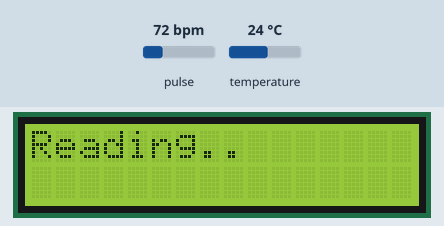
This sketch was run on a simulated Arduino Uno, built with avr-gcc and run on an emulated ATmega328P. Parts: 16×2 character LCD. Inputs (shaded band) come from the test bench; at power-on: pulse 72 bpm, temperature 24 °C. What the sketch prints to the serial monitor is not drawn.

Above: at 1.2 s.
1.3 s: pulse set to 130 bpm
At 3.2 s:
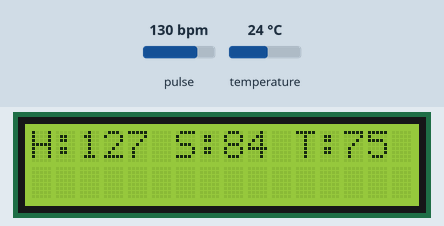
4.3 s: temperature set to 41 °C
At 5.1 s:
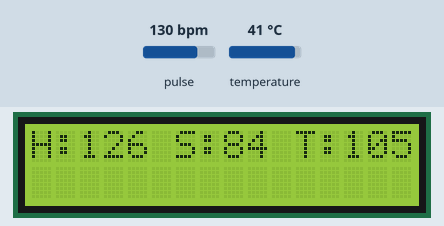
7.3 s: pulse set to 59 bpm
At 8.7 s:
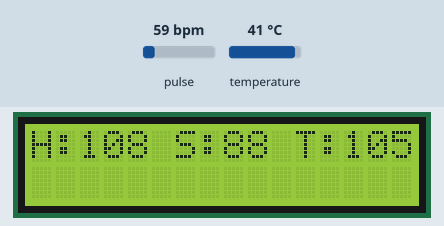
10.3 s: temperature set to 12 °C
At 11.6 s:
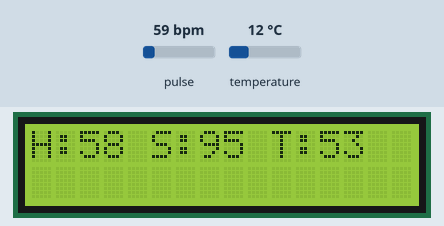
12.6 s: temperature set to 41 °C
At 13.1 s:
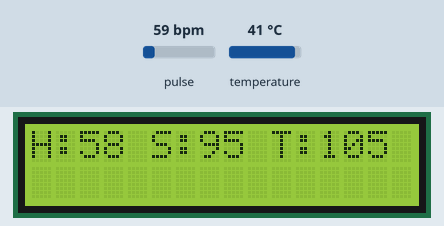
Timing chart, 0 to 15.6 s (numbered marks = the images above; inputs shaded):
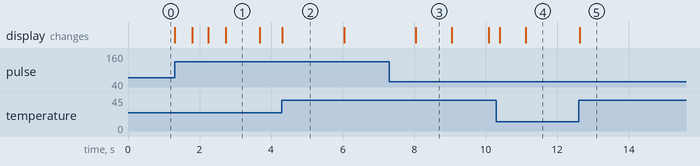

The sketch:

health_monitor.ino
```cpp
#include <Wire.h>
#include "MAX30105.h"
#include "heartRate.h"
MAX30105 particleSensor;
#include <LiquidCrystal.h>
const int rs = 8, en = 9, d4 = 10, d5 = 11, d6 = 12, d7 = 13;
LiquidCrystal lcd(rs, en, d4, d5, d6, d7);
const byte RATE_SIZE = 4; //Increase this for more averaging. 4 is good.
byte rates[RATE_SIZE]; //Array of heart rates
byte rateSpot = 0;
long lastBeat = 0; //Time at which the last beat occurred
float beatsPerMinute;
int beatAvg;
int tempF,spo2;
int fs=0;
void setup()
{
  Serial.begin(9600);
  lcd.begin(16,2);
  lcd.print("WELCOME");
  particleSensor.begin(Wire, I2C_SPEED_FAST);
  particleSensor.setup(); //Configure sensor with default settings
  particleSensor.setPulseAmplitudeRed(0x0A); //Turn Red LED to low to indicate sensor is running
  particleSensor.setPulseAmplitudeGreen(0); //Turn off Green LED
  particleSensor.enableDIETEMPRDY();
  Serial.println("WELCOME");
}
void loop()
{
  long irValue = particleSensor.getIR();
  //Serial.println(irValue);
  if (irValue < 50000)
  {
    if(fs==1)
    {
    fs=0;
    lcd.clear();
    lcd.print(" No finger?");
    beatAvg=0;
    }
  }
  else
  {
   if(fs==0)
   {
    fs=1;
   lcd.clear();
   lcd.print("Reading..");
   }
  if (checkForBeat(irValue) == true)
  {
    long delta = millis() - lastBeat;
    lastBeat = millis();
    beatsPerMinute = 60 / (delta / 1000.0);
    if (beatsPerMinute < 255 && beatsPerMinute > 20)
    {
      rates[rateSpot++] = (byte)beatsPerMinute; //Store this reading in the array
      rateSpot %= RATE_SIZE; //Wrap variable
      beatAvg = 0;
      for (byte x = 0 ; x < RATE_SIZE ; x++)
        beatAvg += rates[x];
      beatAvg /= RATE_SIZE;
    }
  }
  }
  if(beatAvg>40)
  {
  tempF = particleSensor.readTemperatureF();
  if(beatAvg<40)
    spo2=0;
  else if(beatAvg>140)
    spo2=map(beatAvg,140,255,80,50);
  else if(beatAvg>=40 && beatAvg<60)
    spo2=map(beatAvg,40,60,70,98);
  else
    spo2=map(beatAvg,60,140,100,80);
  lcd.clear();
  lcd.print("H:"+String(beatAvg) + " S:"+String(spo2) + " T:"+String(tempF));
  }
  else
  {
    tempF = particleSensor.readTemperatureF();
    beatAvg=0;
    spo2=0;
  }
}
```

Measured:
- after the input at 4.3 s, the display: changes at once (image 2)
- after the input at 7.3 s, the display: changes after 0.74 s (image 3)
- after the input at 10.3 s, the display: first changes after 0.09 s (image 4 shows a later state)
- after the input at 12.6 s, the display: changes at once (image 5)
- what the display in image 1 shows lasts 1.0 s, from 2.7 s to 3.7 s
- what the display in image 2 shows lasts 1.7 s, from 4.3 s to 6.0 s
- what the display in image 3 shows lasts 1.1 s, from 8.0 s to 9.1 s
